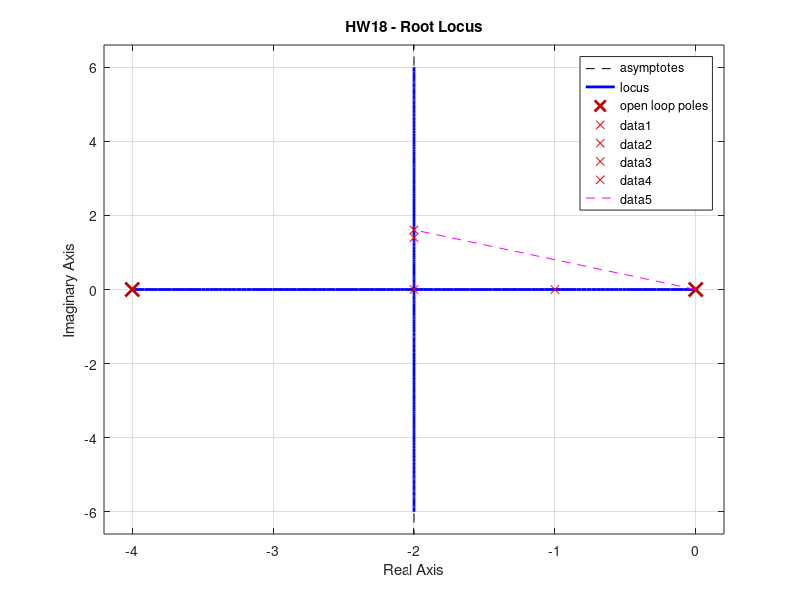

Write MATLAB code to recreate this figure. (Note: this script raises an error after producing the figure.)
% Given system
s = tf('s');
Gsys = 100/(s*(s+4));

% Specifications
ts_max = 4;
PO_max = 2;

% Root locus
figure();
rlocus(Gsys)
title('HW18 - Root Locus')

% 
zeta = 0.7797;
sigma_d = 1;
theta_zeta = 38.8;
omega_d = 0.8029;

hold on

% sd's
sd_1 = -1;
plot(real(sd_1), imag(sd_1), 'rx')
sd_2 = -2+1.608i;
plot(real(sd_2), imag(sd_2), 'rx')
sd_3 = -2;
plot(real(sd_3), imag(sd_3), 'rx')
sd_4 = -2+1.4i;
plot(real(sd_4), imag(sd_4), 'rx')

% plot the line trough zero to the root locus to show wheere po = 2% is saisfied
plot([0 real(sd_2)], [0 imag(sd_2)], '--m')

hold off

% solve for all k
sd = [sd_1,sd_2,sd_3,sd_4];
K = [];
for i = 1:length(sd)
    G = evalfr(Gsys, sd(i));
    gain = 1/abs(G);
    K(end+1) = gain;
end

% compute setling timw and po usijng T?(S)=p/(1-L)
ts = [];
PO = [];
for i = 1:length(K)
    T = feedback(K(i)*Gsys,1);
    info = stepinfo(T);

    ts(end+1) = info.SettlingTime;
    PO(end+1) = info.Overshoot;
end
